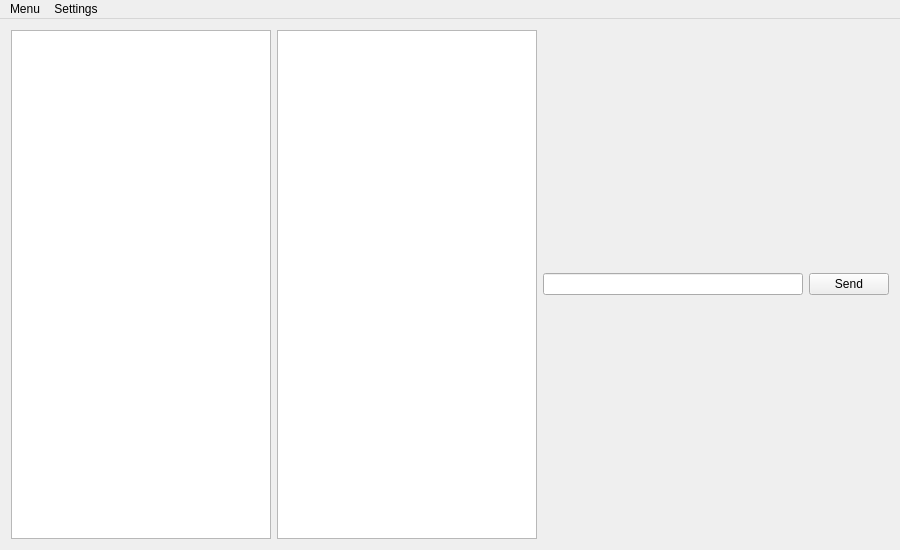
<?xml version="1.0" encoding="UTF-8"?>
<ui version="4.0">
 <class>MainWindow</class>
 <widget class="QMainWindow" name="MainWindow">
  <property name="geometry">
   <rect>
    <x>0</x>
    <y>0</y>
    <width>900</width>
    <height>550</height>
   </rect>
  </property>
  <property name="minimumSize">
   <size>
    <width>900</width>
    <height>550</height>
   </size>
  </property>
  <property name="maximumSize">
   <size>
    <width>1920</width>
    <height>1080</height>
   </size>
  </property>
  <property name="windowTitle">
   <string>NADL Test Client</string>
  </property>
  <property name="windowIcon">
   <iconset resource="images.qrc">
    <normaloff>:/oldguy.ico</normaloff>:/oldguy.ico</iconset>
  </property>
  <property name="autoFillBackground">
   <bool>false</bool>
  </property>
  <property name="styleSheet">
   <string notr="true"/>
  </property>
  <widget class="QWidget" name="centralWidget">
   <property name="minimumSize">
    <size>
     <width>900</width>
     <height>400</height>
    </size>
   </property>
   <property name="maximumSize">
    <size>
     <width>1920</width>
     <height>1080</height>
    </size>
   </property>
   <property name="styleSheet">
    <string notr="true">
border-color: rgb(0, 0, 0);
gridline-color: rgb(0, 0, 0);
</string>
   </property>
   <layout class="QGridLayout" name="gridLayout">
    <item row="0" column="0" colspan="2">
     <layout class="QHBoxLayout" name="horizontalLayout_2" stretch="0,0,0,0">
      <item>
       <widget class="QListWidget" name="listWidget"/>
      </item>
      <item>
       <widget class="QListView" name="listView"/>
      </item>
      <item>
       <widget class="QLineEdit" name="chat_input"/>
      </item>
      <item>
       <widget class="QPushButton" name="chat_send">
        <property name="text">
         <string>Send</string>
        </property>
       </widget>
      </item>
     </layout>
    </item>
   </layout>
  </widget>
  <widget class="QMenuBar" name="menuBar">
   <property name="geometry">
    <rect>
     <x>0</x>
     <y>0</y>
     <width>900</width>
     <height>21</height>
    </rect>
   </property>
   <widget class="QMenu" name="menuMenu">
    <property name="title">
     <string>Menu</string>
    </property>
    <addaction name="actionExit"/>
   </widget>
   <widget class="QMenu" name="menuSettings">
    <property name="title">
     <string>Settings</string>
    </property>
    <addaction name="actionConnect"/>
    <addaction name="actionPreferences_2"/>
    <addaction name="actionMute_Sounds"/>
   </widget>
   <addaction name="menuMenu"/>
   <addaction name="menuSettings"/>
  </widget>
  <action name="actionMenu">
   <property name="text">
    <string>Exit</string>
   </property>
  </action>
  <action name="actionPreferences">
   <property name="text">
    <string>Preferences</string>
   </property>
  </action>
  <action name="actionCommand_List">
   <property name="text">
    <string>Command List</string>
   </property>
  </action>
  <action name="actionAbout">
   <property name="text">
    <string>About</string>
   </property>
  </action>
  <action name="actionHelp">
   <property name="text">
    <string>NEL</string>
   </property>
  </action>
  <action name="actionConnect">
   <property name="text">
    <string>Connect</string>
   </property>
  </action>
  <action name="actionPreferences_2">
   <property name="enabled">
    <bool>false</bool>
   </property>
   <property name="text">
    <string>Preferences</string>
   </property>
  </action>
  <action name="actionExit">
   <property name="text">
    <string>Exit</string>
   </property>
   <property name="shortcut">
    <string>Ctrl+Q</string>
   </property>
  </action>
  <action name="actionOpen">
   <property name="text">
    <string>Open</string>
   </property>
  </action>
  <action name="actionCommands">
   <property name="text">
    <string>Commands</string>
   </property>
  </action>
  <action name="actionAbout_2">
   <property name="text">
    <string>About</string>
   </property>
  </action>
  <action name="actionMute_Sounds">
   <property name="text">
    <string>Mute Sounds</string>
   </property>
  </action>
 </widget>
 <layoutdefault spacing="6" margin="11"/>
 <resources>
  <include location="images.qrc"/>
 </resources>
 <connections>
  <connection>
   <sender>actionExit</sender>
   <signal>triggered()</signal>
   <receiver>MainWindow</receiver>
   <slot>close()</slot>
   <hints>
    <hint type="sourcelabel">
     <x>-1</x>
     <y>-1</y>
    </hint>
    <hint type="destinationlabel">
     <x>439</x>
     <y>258</y>
    </hint>
   </hints>
  </connection>
 </connections>
</ui>
